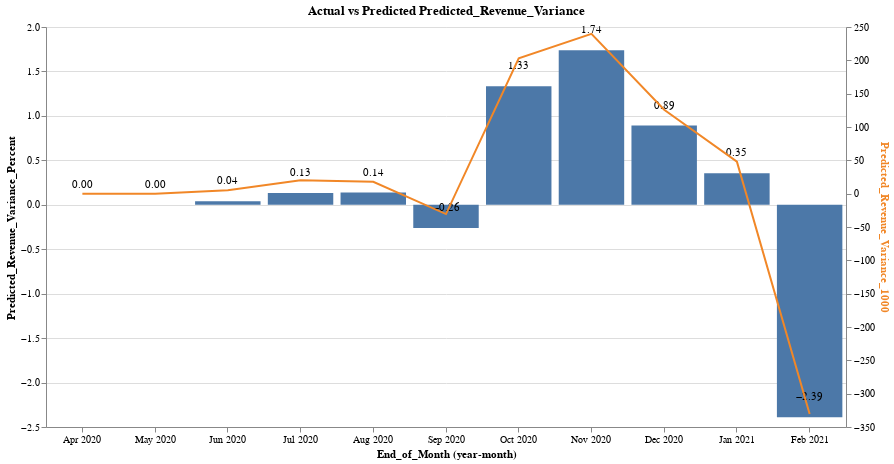

Notebook code for this chart:
### Code cell
source = final_merge_df.query('Relative_Snapshot_Month_Offset == 0 and Relative_Offset < 0').copy()
fontsize = 10
height = 400
width = 800

x = 'yearmonth(End_of_Month):O'  # df['Importance'].astype(str)
y = 'Predicted_Revenue_Variance_Percent:Q'  # df['Feature'].astype(str)
y1 = 'Predicted_Revenue_Variance:Q'
col = 'yearmonthdate(Snapshot_Date_Short):T' #.dt.date.astype(str) #'Snapshot_Date_Short'
title = "Actual vs Predicted Predicted_Revenue_Variance"
ytransform ='datum.Predicted_Revenue_Variance_Percent'
y1transform ='datum.Predicted_Revenue_Variance / 1000'

base = alt.Chart(source).encode(
        alt.X(x)
)

bars = base.mark_bar().encode(  #color='#5276A7', #fontSize=fontsize
    y='Predicted_Revenue_Variance_Percent:Q',
    tooltip=[alt.Tooltip(y, format=',.2f'),
             alt.Tooltip('End_of_Month', format='%b %Y')]
).transform_calculate(
  Predicted_Revenue_Variance_Percent=ytransform
)
#'''
line = base.mark_line(color='#F18727').encode(
    alt.Y('Predicted_Revenue_Variance_1000:Q', axis=alt.Axis(titleColor='#F18727')),
    tooltip=[alt.Tooltip(y1, format=',.0f'),
             alt.Tooltip('End_of_Month', format='%b %Y')]
).transform_calculate(
  Predicted_Revenue_Variance_1000=y1transform
)
#'''
bars_text = bars.mark_text(
    align='center',
    baseline='bottom',
    #fontSize=fontsize,
    #dx=18,
    dy=-15,  
    #color='white'
).encode(
    text=alt.Text('Predicted_Revenue_Variance_Percent:Q', format=',.2f')
).transform_calculate(
  Predicted_Revenue_Variance_Percent=ytransform
)
#'''
alt_layers = alt.layer(bars + bars_text, line).resolve_scale(y='independent').properties(height=height, width=width, title=title)
alt_layers

### Figure 1 — Vega-Lite specification as saved in the notebook (floating-point values rounded to 4 significant figures)
{"usermeta": {"embedOptions": {"theme": "latimes"}}, "config": {"view": {"continuousWidth": 400, "continuousHeight": 300}}, "layer": [{"layer": [{"mark": "bar", "encoding": {"tooltip": [{"type": "quantitative", "field": "Predicted_Revenue_Variance_Percent", "format": ",.2f"}, {"type": "temporal", "field": "End_of_Month", "format": "%b %Y"}], "x": {"type": "ordinal", "field": "End_of_Month", "timeUnit": "yearmonth"}, "y": {"type": "quantitative", "field": "Predicted_Revenue_Variance_Percent"}}, "transform": [{"calculate": "datum.Predicted_Revenue_Variance_Percent", "as": "Predicted_Revenue_Variance_Percent"}]}, {"mark": {"type": "text", "align": "center", "baseline": "bottom", "dy": -15}, "encoding": {"text": {"type": "quantitative", "field": "Predicted_Revenue_Variance_Percent", "format": ",.2f"}, "tooltip": [{"type": "quantitative", "field": "Predicted_Revenue_Variance_Percent", "format": ",.2f"}, {"type": "temporal", "field": "End_of_Month", "format": "%b %Y"}], "x": {"type": "ordinal", "field": "End_of_Month", "timeUnit": "yearmonth"}, "y": {"type": "quantitative", "field": "Predicted_Revenue_Variance_Percent"}}, "transform": [{"calculate": "datum.Predicted_Revenue_Variance_Percent", "as": "Predicted_Revenue_Variance_Percent"}, {"calculate": "datum.Predicted_Revenue_Variance_Percent", "as": "Predicted_Revenue_Variance_Percent"}]}]}, {"mark": {"type": "line", "color": "#F18727"}, "encoding": {"tooltip": [{"type": "quantitative", "field": "Predicted_Revenue_Variance", "format": ",.0f"}, {"type": "temporal", "field": "End_of_Month", "format": "%b %Y"}], "x": {"type": "ordinal", "field": "End_of_Month", "timeUnit": "yearmonth"}, "y": {"type": "quantitative", "axis": {"titleColor": "#F18727"}, "field": "Predicted_Revenue_Variance_1000"}}, "transform": [{"calculate": "datum.Predicted_Revenue_Variance / 1000", "as": "Predicted_Revenue_Variance_1000"}]}], "data": {"name": "data-da8531fc82e03467b7aa0f428a36a0f0"}, "height": 400, "resolve": {"scale": {"y": "independent"}}, "title": "Actual vs Predicted Predicted_Revenue_Variance", "width": 800, "$schema": "https://vega.github.io/schema/vega-lite/v4.8.1.json", "datasets": {"data-da8531fc82e03467b7aa0f428a36a0f0": [{"Snapshot_Date_Short": "2021-03-31T00:00:00", "Relative_Offset": -11, "Predicted_Revenue": 11920000.0, "Relative_Snapshot_Month_Offset": 0, "End_of_Month": "2020-04-30T00:00:00", "Relative_Month_Offset": -11, "Pipeline": 11920000.0, "Pipeline_3M_Forward_Avg": 12260000.0, "Pipeline_3M_Rolling_Avg": 14180000.0, "Pipeline_6M_Forward_Avg": 12740000.0, "Pipeline_6M_Rolling_Avg": 14950000.0, "Current_Opp._Period_Value": 37950000.0, "Conversions": 10340000.0, "Pipeline_Trend": 35240000.0, "Pipeline_Trend_Monthly_Avg": 11750000.0, "Billable_Headcount": 588.6, "sp500": 2912.0, "Revenue": 11920000.0, "Revenue_Forecast": 11920000.0, "Predicted_Revenue_Variance": 7.451e-09, "Predicted_Revenue_Variance_Percent": 0.0, "Run_ID": "AutoML_4086e3de-492d-4e09-9b7d-57048dc6cf4e", "Forecast_Date": "2021-03-12T00:00:00"}, {"Snapshot_Date_Short": "2021-03-31T00:00:00", "Relative_Offset": -10, "Predicted_Revenue": 11520000.0, "Relative_Snapshot_Month_Offset": 0, "End_of_Month": "2020-05-31T00:00:00", "Relative_Month_Offset": -10, "Pipeline": 11520000.0, "Pipeline_3M_Forward_Avg": 13280000.0, "Pipeline_3M_Rolling_Avg": 13170000.0, "Pipeline_6M_Forward_Avg": 13330000.0, "Pipeline_6M_Rolling_Avg": 14200000.0, "Current_Opp._Period_Value": 41960000.0, "Conversions": 9394000.0, "Pipeline_Trend": 38630000.0, "Pipeline_Trend_Monthly_Avg": 12880000.0, "Billable_Headcount": 586.1, "sp500": 3044.0, "Revenue": 11520000.0, "Revenue_Forecast": 11520000.0, "Predicted_Revenue_Variance": 5.588e-09, "Predicted_Revenue_Variance_Percent": 0.0, "Run_ID": "AutoML_4086e3de-492d-4e09-9b7d-57048dc6cf4e", "Forecast_Date": "2021-03-12T00:00:00"}, {"Snapshot_Date_Short": "2021-03-31T00:00:00", "Relative_Offset": -9, "Predicted_Revenue": 13330000.0, "Relative_Snapshot_Month_Offset": 0, "End_of_Month": "2020-06-30T00:00:00", "Relative_Month_Offset": -9, "Pipeline": 13330000.0, "Pipeline_3M_Forward_Avg": 13770000.0, "Pipeline_3M_Rolling_Avg": 12260000.0, "Pipeline_6M_Forward_Avg": 13750000.0, "Pipeline_6M_Rolling_Avg": 13930000.0, "Current_Opp._Period_Value": 30370000.0, "Conversions": 11690000.0, "Pipeline_Trend": 39370000.0, "Pipeline_Trend_Monthly_Avg": 13120000.0, "Billable_Headcount": 591.9, "sp500": 3100.0, "Revenue": 13330000.0, "Revenue_Forecast": 13330000.0, "Predicted_Revenue_Variance": 5206.0, "Predicted_Revenue_Variance_Percent": 0.0391, "Run_ID": "AutoML_4086e3de-492d-4e09-9b7d-57048dc6cf4e", "Forecast_Date": "2021-03-12T00:00:00"}, {"Snapshot_Date_Short": "2021-03-31T00:00:00", "Relative_Offset": -8, "Predicted_Revenue": 14980000.0, "Relative_Snapshot_Month_Offset": 0, "End_of_Month": "2020-07-31T00:00:00", "Relative_Month_Offset": -8, "Pipeline": 15000000.0, "Pipeline_3M_Forward_Avg": 13230000.0, "Pipeline_3M_Rolling_Avg": 13280000.0, "Pipeline_6M_Forward_Avg": 13900000.0, "Pipeline_6M_Rolling_Avg": 13730000.0, "Current_Opp._Period_Value": 24660000.0, "Conversions": 12050000.0, "Pipeline_Trend": 38170000.0, "Pipeline_Trend_Monthly_Avg": 12720000.0, "Billable_Headcount": 583.0, "sp500": 3271.0, "Revenue": 15000000.0, "Revenue_Forecast": 14980000.0, "Predicted_Revenue_Variance": 19950.0, "Predicted_Revenue_Variance_Percent": 0.1332, "Run_ID": "AutoML_4086e3de-492d-4e09-9b7d-57048dc6cf4e", "Forecast_Date": "2021-03-12T00:00:00"}, {"Snapshot_Date_Short": "2021-03-31T00:00:00", "Relative_Offset": -7, "Predicted_Revenue": 12970000.0, "Relative_Snapshot_Month_Offset": 0, "End_of_Month": "2020-08-31T00:00:00", "Relative_Month_Offset": -7, "Pipeline": 12990000.0, "Pipeline_3M_Forward_Avg": 13370000.0, "Pipeline_3M_Rolling_Avg": 13770000.0, "Pipeline_6M_Forward_Avg": 13660000.0, "Pipeline_6M_Rolling_Avg": 13470000.0, "Current_Opp._Period_Value": 40820000.0, "Conversions": 10600000.0, "Pipeline_Trend": 34050000.0, "Pipeline_Trend_Monthly_Avg": 11350000.0, "Billable_Headcount": 579.0, "sp500": 3500.0, "Revenue": 12990000.0, "Revenue_Forecast": 12970000.0, "Predicted_Revenue_Variance": 17740.0, "Predicted_Revenue_Variance_Percent": 0.1368, "Run_ID": "AutoML_4086e3de-492d-4e09-9b7d-57048dc6cf4e", "Forecast_Date": "2021-03-12T00:00:00"}, {"Snapshot_Date_Short": "2021-03-31T00:00:00", "Relative_Offset": -6, "Predicted_Revenue": 11730000.0, "Relative_Snapshot_Month_Offset": 0, "End_of_Month": "2020-09-30T00:00:00", "Relative_Month_Offset": -6, "Pipeline": 11700000.0, "Pipeline_3M_Forward_Avg": 13720000.0, "Pipeline_3M_Rolling_Avg": 13230000.0, "Pipeline_6M_Forward_Avg": 13750000.0, "Pipeline_6M_Rolling_Avg": 12740000.0, "Current_Opp._Period_Value": 30470000.0, "Conversions": 10440000.0, "Pipeline_Trend": 32000000.0, "Pipeline_Trend_Monthly_Avg": 10670000.0, "Billable_Headcount": 587.0, "sp500": 3363.0, "Revenue": 11700000.0, "Revenue_Forecast": 11730000.0, "Predicted_Revenue_Variance": -30590.0, "Predicted_Revenue_Variance_Percent": -0.2609, "Run_ID": "AutoML_4086e3de-492d-4e09-9b7d-57048dc6cf4e", "Forecast_Date": "2021-03-12T00:00:00"}, {"Snapshot_Date_Short": "2021-03-31T00:00:00", "Relative_Offset": -5, "Predicted_Revenue": 15230000.0, "Relative_Snapshot_Month_Offset": 0, "End_of_Month": "2020-10-31T00:00:00", "Relative_Month_Offset": -5, "Pipeline": 15430000.0, "Pipeline_3M_Forward_Avg": 14570000.0, "Pipeline_3M_Rolling_Avg": 13370000.0, "Pipeline_6M_Forward_Avg": 14490000.0, "Pipeline_6M_Rolling_Avg": 13330000.0, "Current_Opp._Period_Value": 49980000.0, "Conversions": 14540000.0, "Pipeline_Trend": 35020000.0, "Pipeline_Trend_Monthly_Avg": 11670000.0, "Billable_Headcount": 582.5, "sp500": 3270.0, "Revenue": 15430000.0, "Revenue_Forecast": 15230000.0, "Predicted_Revenue_Variance": 203100.0, "Predicted_Revenue_Variance_Percent": 1.334, "Run_ID": "AutoML_4086e3de-492d-4e09-9b7d-57048dc6cf4e", "Forecast_Date": "2021-03-12T00:00:00"}, {"Snapshot_Date_Short": "2021-03-31T00:00:00", "Relative_Offset": -4, "Predicted_Revenue": 13790000.0, "Relative_Snapshot_Month_Offset": 0, "End_of_Month": "2020-11-30T00:00:00", "Relative_Month_Offset": -4, "Pipeline": 14030000.0, "Pipeline_3M_Forward_Avg": 13950000.0, "Pipeline_3M_Rolling_Avg": 13720000.0, "Pipeline_6M_Forward_Avg": 14680000.0, "Pipeline_6M_Rolling_Avg": 13750000.0, "Current_Opp._Period_Value": 34820000.0, "Conversions": 9928000.0, "Pipeline_Trend": 35740000.0, "Pipeline_Trend_Monthly_Avg": 11910000.0, "Billable_Headcount": 579.5, "sp500": 3622.0, "Revenue": 14030000.0, "Revenue_Forecast": 13790000.0, "Predicted_Revenue_Variance": 239700.0, "Predicted_Revenue_Variance_Percent": 1.738, "Run_ID": "AutoML_4086e3de-492d-4e09-9b7d-57048dc6cf4e", "Forecast_Date": "2021-03-12T00:00:00"}, {"Snapshot_Date_Short": "2021-03-31T00:00:00", "Relative_Offset": -3, "Predicted_Revenue": 14120000.0, "Relative_Snapshot_Month_Offset": 0, "End_of_Month": "2020-12-31T00:00:00", "Relative_Month_Offset": -3, "Pipeline": 14250000.0, "Pipeline_3M_Forward_Avg": 13770000.0, "Pipeline_3M_Rolling_Avg": 14570000.0, "Pipeline_6M_Forward_Avg": 14570000.0, "Pipeline_6M_Rolling_Avg": 13900000.0, "Current_Opp._Period_Value": 28450000.0, "Conversions": 17930000.0, "Pipeline_Trend": 38570000.0, "Pipeline_Trend_Monthly_Avg": 12860000.0, "Billable_Headcount": 534.0, "sp500": 3756.0, "Revenue": 14250000.0, "Revenue_Forecast": 14120000.0, "Predicted_Revenue_Variance": 125900.0, "Predicted_Revenue_Variance_Percent": 0.8916, "Run_ID": "AutoML_4086e3de-492d-4e09-9b7d-57048dc6cf4e", "Forecast_Date": "2021-03-12T00:00:00"}, {"Snapshot_Date_Short": "2021-03-31T00:00:00", "Relative_Offset": -2, "Predicted_Revenue": 13510000.0, "Relative_Snapshot_Month_Offset": 0, "End_of_Month": "2021-01-31T00:00:00", "Relative_Month_Offset": -2, "Pipeline": 13560000.0, "Pipeline_3M_Forward_Avg": 14410000.0, "Pipeline_3M_Rolling_Avg": 13950000.0, "Pipeline_6M_Forward_Avg": 13850000.0, "Pipeline_6M_Rolling_Avg": 13660000.0, "Current_Opp._Period_Value": 30810000.0, "Conversions": 14450000.0, "Pipeline_Trend": 0.0, "Pipeline_Trend_Monthly_Avg": 0.0, "Billable_Headcount": 534.1, "sp500": 3714.0, "Revenue": 13560000.0, "Revenue_Forecast": 13510000.0, "Predicted_Revenue_Variance": 47900.0, "Predicted_Revenue_Variance_Percent": 0.3545, "Run_ID": "AutoML_4086e3de-492d-4e09-9b7d-57048dc6cf4e", "Forecast_Date": "2021-03-12T00:00:00"}, {"Snapshot_Date_Short": "2021-03-31T00:00:00", "Relative_Offset": -1, "Predicted_Revenue": 13840000.0, "Relative_Snapshot_Month_Offset": 0, "End_of_Month": "2021-02-28T00:00:00", "Relative_Month_Offset": -1, "Pipeline": 13510000.0, "Pipeline_3M_Forward_Avg": 15420000.0, "Pipeline_3M_Rolling_Avg": 13770000.0, "Pipeline_6M_Forward_Avg": 12560000.0, "Pipeline_6M_Rolling_Avg": 13750000.0, "Current_Opp._Period_Value": 24100000.0, "Conversions": 9284000.0, "Pipeline_Trend": 38130000.0, "Pipeline_Trend_Monthly_Avg": 12710000.0, "Billable_Headcount": 523.1, "sp500": 3811.0, "Revenue": 13510000.0, "Revenue_Forecast": 13840000.0, "Predicted_Revenue_Variance": -330600.0, "Predicted_Revenue_Variance_Percent": -2.389, "Run_ID": "AutoML_4086e3de-492d-4e09-9b7d-57048dc6cf4e", "Forecast_Date": "2021-03-12T00:00:00"}]}}
